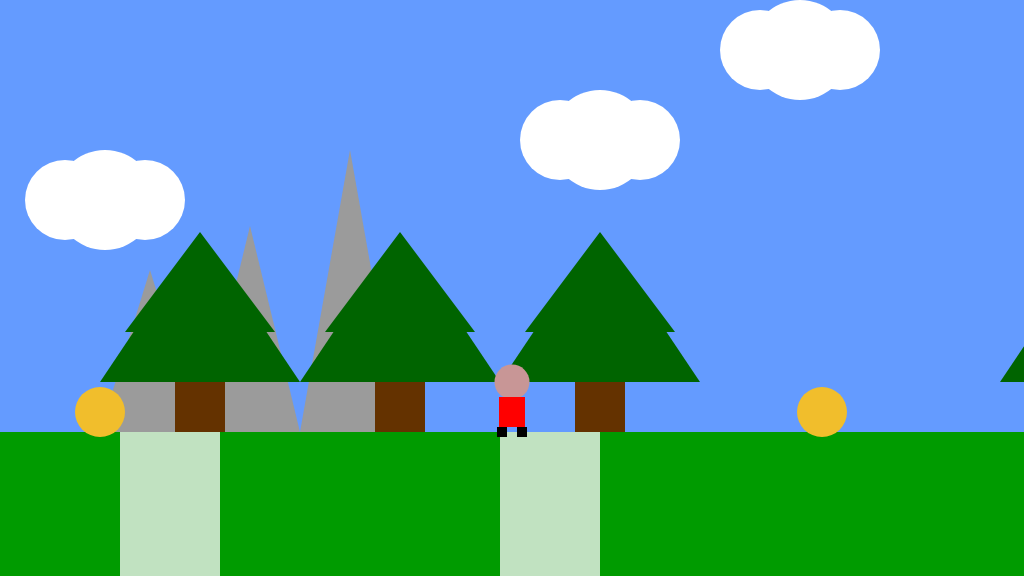
Frame 1 (no input)
Frame 60 (no input): identical to frame 1, image omitted
Frame 120 (the mouse pressed at the canvas centre since frame 60): identical to frame 1, image omitted

The p5.js sketch that drew this single still picture (run headless with seeded random() and noise() and a simulated clock; from frame 60 on, the mouse is pressed at the canvas centre):

// p5.js sketch
// ── sketch.js
/*

The Game Project 4 - Side scrolling

Week 6

*/

var gameChar_x;
var gameChar_y;
var floorPos_y;
var isLeft;
var isRight;
var scrollPos;

var clouds;
var mountains;
var trees_x;
var collectables;
var canyons;
var highLeft;

function setup() {
	createCanvas(1024, 576);
	floorPos_y = height * 3 / 4;
	gameChar_x = width / 2;
	gameChar_y = floorPos_y;

	// Boolean variables to control the movement of the game character.
	isLeft = false;
	isRight = false;

	// Variable to control the background scrolling.
	scrollPos = 0;
	highLeft = [width, width, width, width, width, width]

	// Initialise arrays of scenery objects.
	trees_x = [100, 300, 500, 1000];
	clouds = [
		{
			x_pos: 105,
			y_pos: 200,
			size: 100,
			left: width
		}, {
			x_pos: 600,
			y_pos: 140,
			size: 100,
			left: width
		}, {
			x_pos: 800,
			y_pos: 50,
			size: 100,
			left: width
		}];
	mountains = [
		{
			x_pos: 200,
			y_pos: 226,
			size: 100,
			left: width
		},
		{
			x_pos: 300,
			y_pos: 150,
			size: 100,
			left: width
		},
		{
			x_pos: 100,
			y_pos: 270,
			size: 100,
			left: width
		}
	];
	collectables = [
		{
			x_pos: 100,
			y_pos: floorPos_y,
			size: 50, isFound: false,
			left: width
		},
		{
			x_pos: 822,
			y_pos: floorPos_y,
			size: 50, isFound: false,
			left: width
		}
	]
	canyons = [
		{
			x_pos: 120,
			width: 100,
			left: width
		},
		{
			x_pos: 500,
			width: 100,
			left: width
		}
	]

}

function draw() {
	background(100, 155, 255); // fill the sky blue

	noStroke();
	fill(0, 155, 0);
	rect(0, floorPos_y, width, height / 4); // draw some green ground
	push();
	translate(scrollPos, 0);


	// Draw clouds.
	for (var i = 0; i < clouds.length; i++) {
		fill(255, 255, 255);

		ellipse(clouds[i].x_pos, clouds[i].y_pos, clouds[i].size, clouds[i].size);
		ellipse(clouds[i].x_pos - 40, clouds[i].y_pos, clouds[i].size - 20, clouds[i].size - 20);
		ellipse(clouds[i].x_pos + 40, clouds[i].y_pos, clouds[i].size - 20, clouds[i].size - 20);

		//Logic to add off screen items when moving right
		if ((scrollPos + clouds[i].x_pos) < -width) {
			clouds[i].x_pos = (-scrollPos) + random(0, width) + width;
		}

		//Logic to add off screen items when moving left
		else if (scrollPos > clouds[i].left) {
			clouds[i].x_pos = - (scrollPos - random(0, width) + width);
			clouds[i].left = scrollPos + width * 2.4;
		}



	}
	// Draw mountains.
	for (var i = 0; i < mountains.length; i++) {
		fill(155);

		triangle(mountains[i].x_pos, floorPos_y,
			mountains[i].x_pos + (mountains[i].size / 2), mountains[i].y_pos,
			mountains[i].x_pos + mountains[i].size, floorPos_y);



		if ((scrollPos + mountains[i].x_pos) < -width) {
			mountains[i].x_pos = (-scrollPos) + random(0, width) + width;
		}

		else if (scrollPos > mountains[i].left) {
			mountains[i].x_pos = - (scrollPos - random(0, width) + width);
			mountains[i].left = scrollPos + width * 2.4;
		}



	}
	// Draw trees.
	for (var i = 0; i < trees_x.length; i++) {
		fill(100, 50, 0);
		rect(75 + trees_x[i], -200 / 2 + floorPos_y, 50, 200 / 2);

		//branches
		fill(0, 100, 0);
		triangle(trees_x[i] + 25, -200 / 2 + floorPos_y,
			trees_x[i] + 100, -200 + floorPos_y,
			trees_x[i] + 175,
			-200 / 2 + floorPos_y);

		triangle(trees_x[i],
			-200 / 4 + floorPos_y,
			trees_x[i] + 100,
			-200 + 3 / 4 + floorPos_y,
			trees_x[i] + 200,
			-200 / 4 + floorPos_y
		);

		if ((scrollPos + trees_x[i]) < -width) {
			highLeft[i] = (-scrollPos) + random(0, width) + width;
		}

		else if (scrollPos > highLeft[i]) {
			trees_x[i] = - (scrollPos - random(0, width) + width);
			highLeft[i] = scrollPos + width * 2.4;
		}


	}

	// Draw canyons
	for (var i = 0; i < canyons.length; i++) {
		fill(246, 246, 246, 200);
		rect(canyons[i].x_pos, floorPos_y, canyons[i].width, floorPos_y);

		if ((scrollPos + canyons[i].x_pos) < -300) {
			canyons[i].x_pos = (-scrollPos) + random(0, width) + width;
		}


		else if (scrollPos > canyons[i].left) {
			canyons[i].x_pos = - (scrollPos - random(0, width) + width);
			canyons[i].left = scrollPos + width * 2.4;
		}

	}

	// Draw collectable items
	for (var i = 0; i < collectables.length; i++) {
		fill(241, 190, 44);
		ellipse(collectables[i].x_pos, collectables[i].y_pos - 20, collectables[i].size);

		if ((scrollPos + collectables[i].x_pos) < -300) {
			collectables[i].x_pos = (-scrollPos) + random(0, width) + width;
		}

		else if (scrollPos > collectables[i].left) {
			collectables[i].x_pos = - (scrollPos - random(0, width) + width);
			collectables[i].left = scrollPos + width * 2.4;
		}

	}


	// Draw the game character - this must be last
	pop();



	fill(200, 150, 150);
	ellipse(gameChar_x, gameChar_y - 50, 35);

	fill(255, 0, 0);
	rect(gameChar_x - 13, gameChar_y - 35, 26, 30);

	fill(0);
	rect(gameChar_x - 15, gameChar_y - 5, 10, 10);
	rect(gameChar_x + 5, gameChar_y - 5, 10, 10);

	//////// Game character logic ///////
	// Logic to move

	if (isLeft) {
		if (gameChar_x > width * 0.2) {
			gameChar_x -= 5;
		} else {
			scrollPos += 5;
		}
	}

	if (isRight) {
		if (gameChar_x < width * 0.8) {
			gameChar_x += 5;
		} else {
			scrollPos -= 5; // negative for moving against the background
		}

	}
}

function keyPressed() {

	if (key == 'A' || keyCode == 37) {
		isLeft = true;
	}

	if (key == 'D' || keyCode == 39) {
		isRight = true;
	}


}

function keyReleased() {
	if (key == 'A' || keyCode == 37) {
		isLeft = false;
	}

	if (key == 'D' || keyCode == 39) {
		isRight = false;
	}

}
